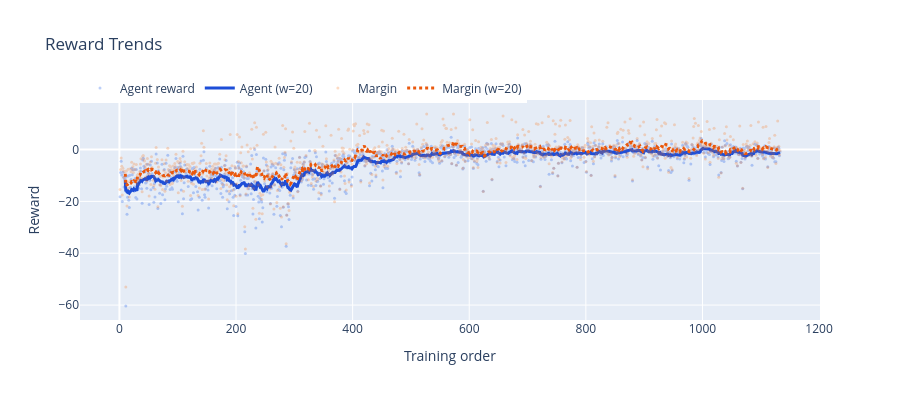

Here is the notebook cell this chart was saved with:
### Code cell
plot_rewards(ep_df, WINDOW).show()

### Figure 1 — Plotly figure (JSON) as saved in the notebook; plotly's stock layout.template omitted (floating-point values rounded to 4 significant figures; data arrays with more than 128 entries replaced by an {"elided": "..."} marker saying what was removed)
{"data": [{"marker": {"color": "#2563eb", "size": 3}, "mode": "markers", "name": "Agent reward", "opacity": 0.3, "type": "scatter", "x": {"elided": "1133 int values"}, "y": {"elided": "1133 float values"}}, {"line": {"color": "#1d4ed8", "width": 3}, "mode": "lines", "name": "Agent (w=20)", "type": "scatter", "x": {"elided": "1133 int values"}, "y": {"elided": "1133 float values"}}, {"marker": {"color": "#f97316", "size": 3}, "mode": "markers", "name": "Margin", "opacity": 0.25, "type": "scatter", "x": {"elided": "1133 int values"}, "y": {"elided": "1133 float values"}}, {"line": {"color": "#ea580c", "dash": "dot", "width": 3}, "mode": "lines", "name": "Margin (w=20)", "type": "scatter", "x": {"elided": "1133 int values"}, "y": {"elided": "1133 float values"}}], "layout": {"height": 400, "legend": {"orientation": "h", "y": 1.12}, "title": {"text": "Reward Trends"}, "xaxis": {"title": {"text": "Training order"}}, "yaxis": {"title": {"text": "Reward"}}}}
